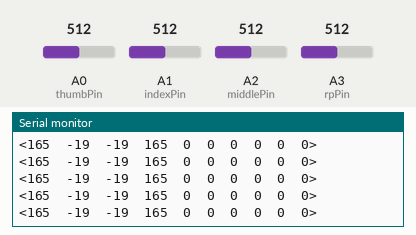
Bench run of a sketch on a simulated Arduino Uno, built with avr-gcc and run on an emulated ATmega328P. Parts: the last lines printed to the serial monitor. The test bench sets the inputs (shaded band); at power-on: A0 (thumbPin) = 512, A1 (indexPin) = 512, A2 (middlePin) = 512, A3 (rpPin) = 512.

Above: at 1.2 s.
1.3 s: A0 (thumbPin) set to 373
At 2.1 s:
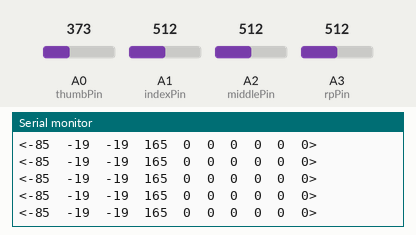
2.8 s: A0 (thumbPin) set to 351
At 3.7 s:
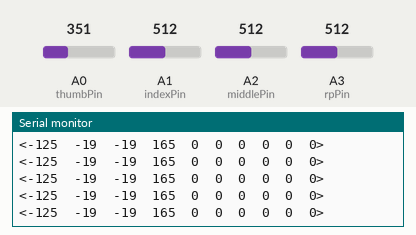
5.8 s: A1 (indexPin) set to 465
At 6.3 s:
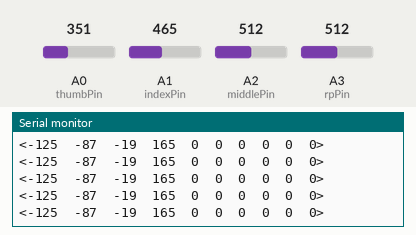
8.8 s: A1 (indexPin) set to 439
At 9.8 s:
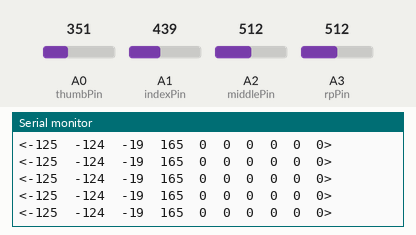
Timing chart, 0 to 11.8 s (numbered marks = the images above; inputs shaded):
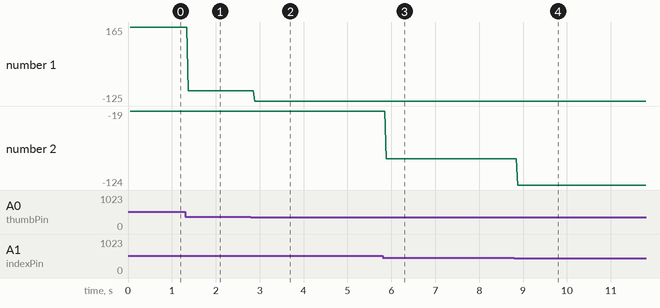

Measured:
- after the input at 1.3 s, the serial monitor: prints a new line after 0.07 s (image 1)
- after the input at 2.8 s, the serial monitor: prints a new line after 0.08 s (image 2)
- after the input at 5.8 s, the serial monitor: prints a new line after 0.08 s (image 3)
- after the input at 8.8 s, the serial monitor: prints a new line after 0.07 s (image 4)
- plotted number 1: 165 → -85 after the input at 1.3 s, -85 → -125 after the input at 2.8 s
- plotted number 2: -19 → -87 after the input at 5.8 s, -87 → -124 after the input at 8.8 s

The sketch:

master_nano_or_arduino.ino
```cpp
//intializating analog pins
const int thumbPin = A0;
const int indexPin = A1;
const int middlePin = A2;
const int rpPin = A3;


//intialization --set all sensor value to zero
int thumb_pos =0;
int index_pos = 0;
int middle_pos = 0;
int rp_pos = 0;

int wrist = 0;
int elbow = 0;
int shoulder_x = 0;
int shoulder_z = 0;

int gy2_y = 0;
int gy2_z = 0;

String data = "";

void setup() {
  // put your setup code here, to run once:
  Serial.begin(9600);
  Serial.println("Wireless Serial Communication established!");
}

void loop() {
  // put your main code here, to run repeatedly:
  //INSERT FUNCTIONS FOR GETTING FLEX SENSOR VALUE
   getFlexPos();

  //INSERT FUNCTIONS THAT GET GYRO VALUE

  //
  makeDataString();
  Serial.print(data);
}


void getFlexPos(){
  int thumbVal = analogRead(thumbPin);
  int indexVal = analogRead(indexPin);
  int middleVal = analogRead(middlePin);
  int rpVal = analogRead(rpPin);


//MAPPING FLEX SENSOR VALUE
  thumb_pos =map(thumbVal,320,520,-180, 180);
  index_pos = map(indexVal,400,650,-180,180);
  middle_pos = map(middleVal,400,650,-180,180);
  rp_pos = map(rpVal,320,520,-180,180);

}


void makeDataString(){
  data = String('<'+ String(thumb_pos)+ '\t'+ String(index_pos)+ '\t'
                    + String(middle_pos)+'\t'+String(rp_pos)+'\t'
                    + String(wrist)+ '\t'+ String(elbow)+ '\t'+ String(shoulder_x)+ '\t'
                    + String(shoulder_z)+ '\t'+ String(gy2_y)+ '\t'+ String(gy2_z)+ ">\r\n");


}
```
